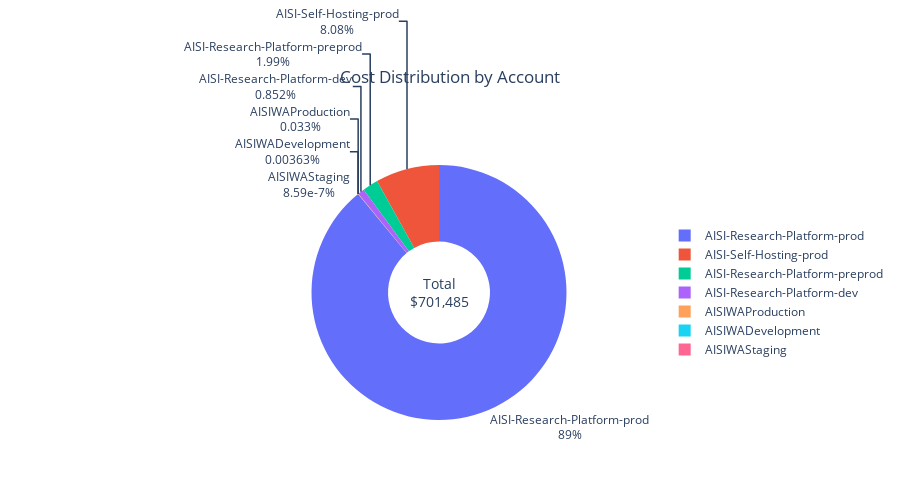

The notebook cell saved with this chart:
### Markdown cell above
## Cost Distribution by Account

### Code cell
# Cost by Account - Pie Chart
fig = create_account_cost_pie_chart(data, "Cost Distribution by Account")
fig.show()

### Figure 1 — Plotly figure (JSON) as saved in the notebook; plotly's stock layout.template omitted (floating-point values rounded to 4 significant figures)
{"data": [{"hole": 0.4, "hovertemplate": "<b>%{label}</b><br>$%{value:,.2f}<br>%{percent}<extra></extra>", "labels": ["AISI-Research-Platform-prod", "AISI-Self-Hosting-prod", "AISI-Research-Platform-preprod", "AISI-Research-Platform-dev", "AISIWAProduction", "AISIWADevelopment", "AISIWAStaging"], "textinfo": "label+percent", "textposition": "outside", "type": "pie", "values": [624700.0, 56650.0, 13930.0, 5973.0, 231.5, 25.48, 0.006023]}], "layout": {"annotations": [{"font": {"size": 14}, "showarrow": false, "text": "Total<br>$701,485", "x": 0.5, "y": 0.5}], "height": 500, "legend": {"orientation": "v", "y": 0.5, "yanchor": "middle"}, "showlegend": true, "title": {"text": "Cost Distribution by Account", "x": 0.5, "xanchor": "center"}}}
